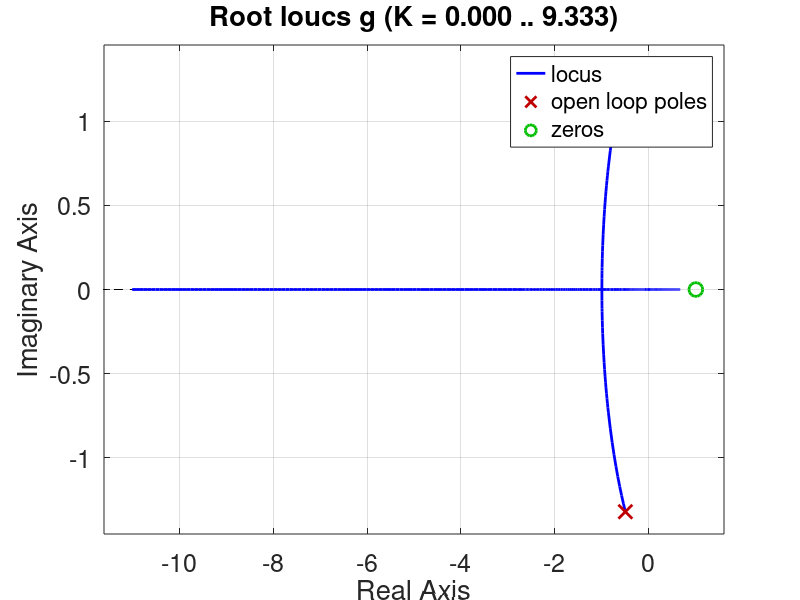
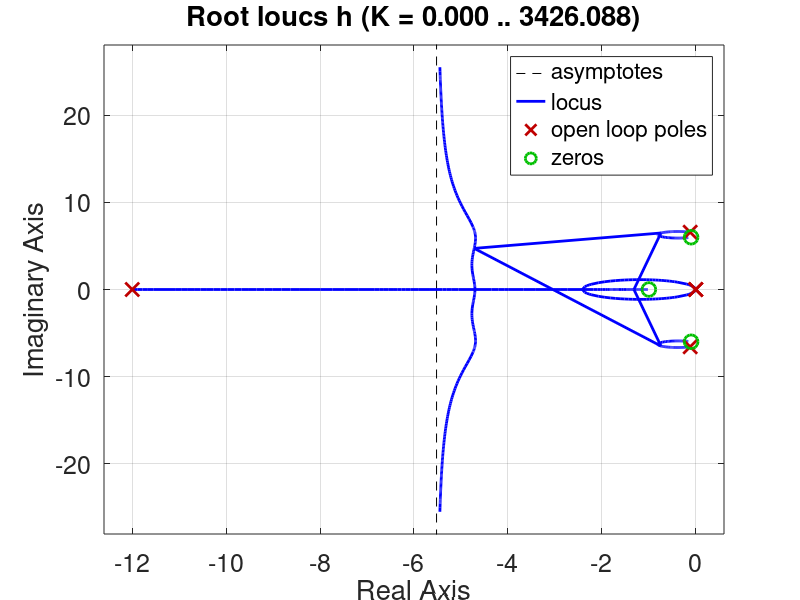

Recreate these plots in MATLAB, in order. (Note: this script raises an error after producing the figures.)
% Chris Kreienkamp - 901965168
% AME 30315 - Diff Eq II
% Homework #8 - 25 Apr 2019

clear
clc
clf

%% SET PARAMETERS
figure(1)
g = tf([1,-1],[1,1,2]);
rlocus(g)
set(gca,'FontSize',18)

figure(2)
h = tf([1,1.2,36.2,36],[5,61.2,230.4,2592,0,0]);
rlocus(h)
set(gca,'FontSize',18)

figure(3)
rlto
